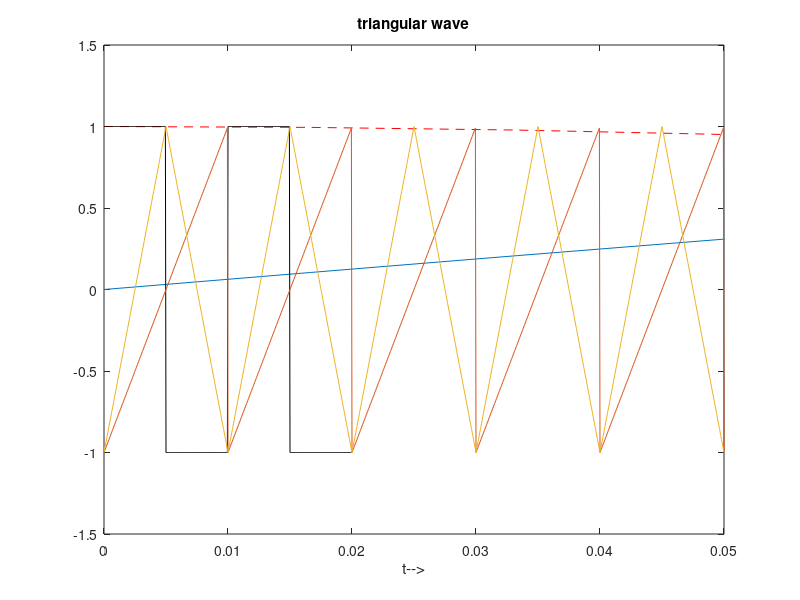

Here is the MATLAB script that generated this plot:
% Generating Periodic Signals
%% Sinusoidal signal with 1s period
f = 1; %signal frequency
fs = 60; %sampling frequency in HZ
tiv = 1/fs; %time interval between samples
t = 0:tiv:3; %time ineterval set
x = sin(2*pi*f*t);
plot(t,x);
axis([0 3 -2 2]);
xlabel('time');
title('Sin wave');

%% Plotting sin and cos signal in same plot
fy=1; %signal frequency in Hz
wy=2*pi*fy; %signal frequency in rad/s
fs=60; %sampling frequency in Hz
tiv=1/fs; %time interval between samples;
t=0:tiv:(3-tiv); %time intervals set
ys=sin(wy*t); %signal data set
plot(t,ys); hold on; %plots figure
axis([0 3 -1.5 1.5]);
xlabel('seconds');
yc=cos(wy*t); %signal data set
plot(t,yc,'--r'); %plots figure
axis([0 3 -1.5 1.5]);
xlabel('seconds'); title('sine (solid) and cosine (dashed)');

%% Plotting a square wave
fy=100; %signal frequency in Hz
wy=2*pi*fy; %signal frequency in rad/s
duy=0.02; %signal duration in seconds
fs=20000; %sampling frequency in Hz
tiv=1/fs; %time interval between samples;
t=0:tiv:(duy-tiv); %time intervals set
y=square(wy*t); %signal data set
plot(t,y,'k'); %plots figure
axis([0 duy -1.5 1.5]);
%axis([0 0.03 -1.5 1.5]);
xlabel('seconds'); title('square signal');

%% Plotting a sawtooth wave

fy = 100; %Signal frequency in Hz
duy = 0.03; %signal duartion seconds
fs = 20000; %sampling frequency in Hz
t = 0:1/fs:0.05; %time interval set
y = sawtooth(2*pi*fy*t); %signal data set
plot(t,y);%plots figure
axis([0 0.05 -1.5 1.5]);
xlabel('t-->');
title('sawtooth');

%% triangular wave from sawtooth

fy = 100; %signal frequency in Hz
fs = 20000; %sample frequency
t = 0:1/fs:0.05;%time interval set
y = sawtooth(2*pi*fy*t,0.5); %signal data set
plot(t,y); %plots figure
axis([0 0.05 -1.5 1.5]);
xlabel('t-->');
title('triangular wave');

























